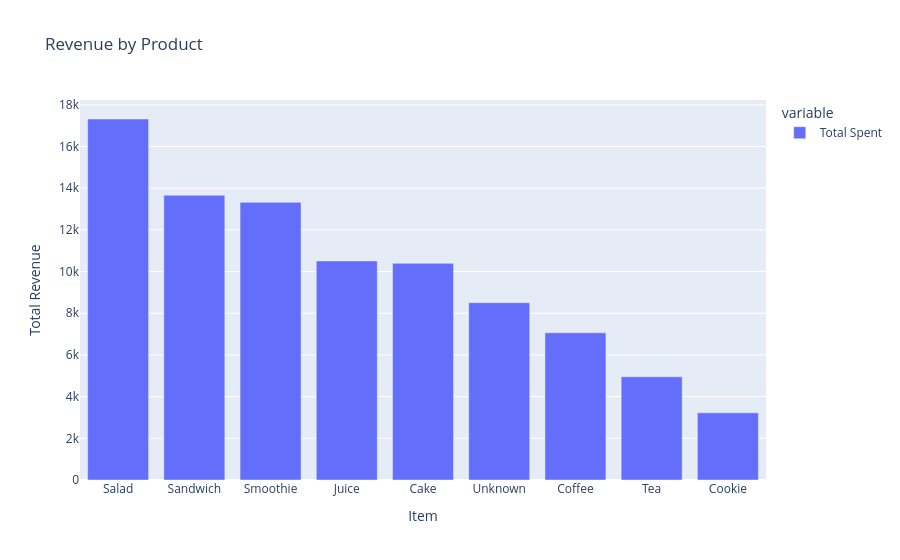

Source (notebook cell):
### Code cell
# Plot revenue by product
fig = px.bar(
    revenue_by_item,
    title="Revenue by Product",
    labels={"value": "Total Revenue"}
)
fig.show()

### Figure 1 — Plotly figure (JSON) as saved in the notebook; plotly's stock layout.template omitted (floating-point values rounded to 4 significant figures)
{"data": [{"hovertemplate": "variable=Total Spent<br>Item=%{x}<br>Total Revenue=%{y}<extra></extra>", "legendgroup": "Total Spent", "marker": {"color": "#636efa", "pattern": {"shape": ""}}, "name": "Total Spent", "orientation": "v", "showlegend": true, "textposition": "auto", "type": "bar", "x": ["Salad", "Sandwich", "Smoothie", "Juice", "Cake", "Unknown", "Coffee", "Tea", "Cookie"], "xaxis": "x", "y": [17320.0, 13660.0, 13320.0, 10510.0, 10400.0, 8508.0, 7062.0, 4952.0, 3223.0], "yaxis": "y"}], "layout": {"barmode": "relative", "legend": {"title": {"text": "variable"}, "tracegroupgap": 0}, "title": {"text": "Revenue by Product"}, "xaxis": {"anchor": "y", "domain": [0, 1], "title": {"text": "Item"}}, "yaxis": {"anchor": "x", "domain": [0, 1], "title": {"text": "Total Revenue"}}}}
